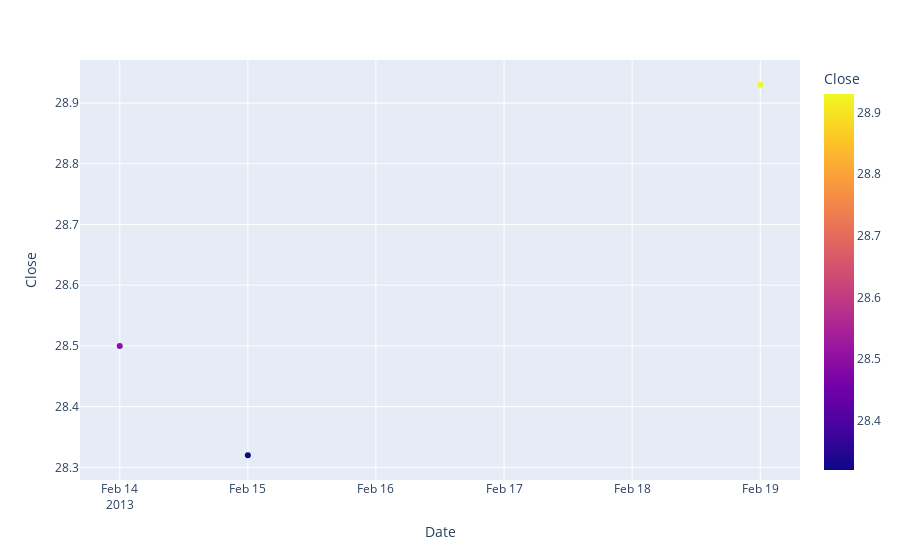

Notebook source saved alongside this figure:
### Code cell
px.scatter(fbdaily2013, x='Date', y='Close', color='Close')

### Figure 1 — Plotly figure (JSON) as saved in the notebook; plotly's stock layout.template omitted (floating-point values rounded to 4 significant figures)
{"data": [{"hovertemplate": "Date=%{x}<br>Close=%{marker.color}<extra></extra>", "legendgroup": "", "marker": {"color": [28.5, 28.32, 28.93], "coloraxis": "coloraxis", "symbol": "circle"}, "mode": "markers", "name": "", "orientation": "v", "showlegend": false, "type": "scatter", "x": ["2013-02-14", "2013-02-15", "2013-02-19"], "xaxis": "x", "y": [28.5, 28.32, 28.93], "yaxis": "y"}], "layout": {"coloraxis": {"colorbar": {"title": {"text": "Close"}}, "colorscale": [[0, "#0d0887"], [0.1111, "#46039f"], [0.2222, "#7201a8"], [0.3333, "#9c179e"], [0.4444, "#bd3786"], [0.5556, "#d8576b"], [0.6667, "#ed7953"], [0.7778, "#fb9f3a"], [0.8889, "#fdca26"], [1, "#f0f921"]]}, "legend": {"tracegroupgap": 0}, "margin": {"t": 60}, "xaxis": {"anchor": "y", "domain": [0, 1], "title": {"text": "Date"}}, "yaxis": {"anchor": "x", "domain": [0, 1], "title": {"text": "Close"}}}}
